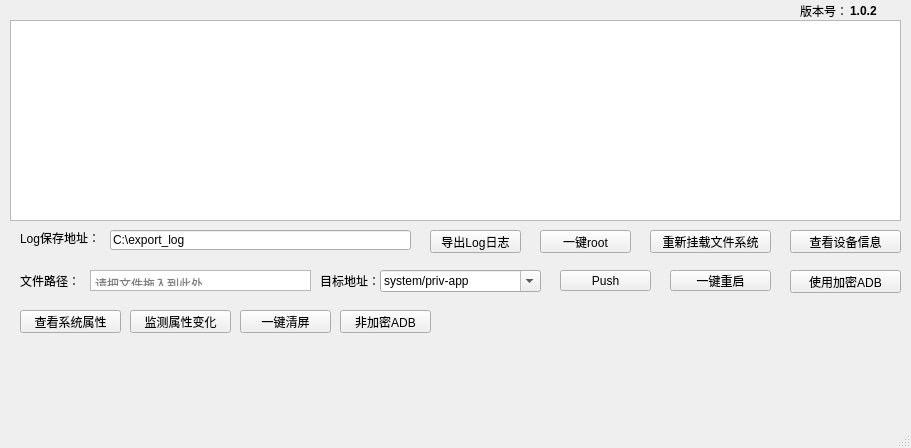
<?xml version="1.0" encoding="UTF-8"?>
<ui version="4.0">
 <class>MainWindow</class>
 <widget class="QMainWindow" name="MainWindow">
  <property name="enabled">
   <bool>true</bool>
  </property>
  <property name="geometry">
   <rect>
    <x>0</x>
    <y>0</y>
    <width>911</width>
    <height>448</height>
   </rect>
  </property>
  <property name="minimumSize">
   <size>
    <width>681</width>
    <height>365</height>
   </size>
  </property>
  <property name="mouseTracking">
   <bool>false</bool>
  </property>
  <property name="acceptDrops">
   <bool>false</bool>
  </property>
  <property name="windowTitle">
   <string>MainWindow</string>
  </property>
  <property name="animated">
   <bool>true</bool>
  </property>
  <property name="unifiedTitleAndToolBarOnMac">
   <bool>false</bool>
  </property>
  <widget class="QWidget" name="centralwidget">
   <widget class="QPushButton" name="btn_export_log">
    <property name="geometry">
     <rect>
      <x>430</x>
      <y>230</y>
      <width>91</width>
      <height>23</height>
     </rect>
    </property>
    <property name="text">
     <string>导出Log日志</string>
    </property>
   </widget>
   <widget class="QLineEdit" name="le_log_export">
    <property name="geometry">
     <rect>
      <x>110</x>
      <y>230</y>
      <width>301</width>
      <height>20</height>
     </rect>
    </property>
    <property name="text">
     <string>C:\export_log</string>
    </property>
    <property name="readOnly">
     <bool>true</bool>
    </property>
   </widget>
   <widget class="QPushButton" name="btn_devices">
    <property name="geometry">
     <rect>
      <x>790</x>
      <y>230</y>
      <width>111</width>
      <height>23</height>
     </rect>
    </property>
    <property name="text">
     <string>查看设备信息</string>
    </property>
   </widget>
   <widget class="QLabel" name="label">
    <property name="geometry">
     <rect>
      <x>20</x>
      <y>230</y>
      <width>91</width>
      <height>16</height>
     </rect>
    </property>
    <property name="text">
     <string>Log保存地址：</string>
    </property>
   </widget>
   <widget class="QPushButton" name="btn_sys_prop">
    <property name="geometry">
     <rect>
      <x>20</x>
      <y>310</y>
      <width>101</width>
      <height>23</height>
     </rect>
    </property>
    <property name="text">
     <string>查看系统属性</string>
    </property>
   </widget>
   <widget class="QTextEdit" name="te_show">
    <property name="geometry">
     <rect>
      <x>10</x>
      <y>20</y>
      <width>891</width>
      <height>201</height>
     </rect>
    </property>
    <property name="readOnly">
     <bool>true</bool>
    </property>
   </widget>
   <widget class="QPushButton" name="btn_reboot">
    <property name="geometry">
     <rect>
      <x>670</x>
      <y>270</y>
      <width>101</width>
      <height>21</height>
     </rect>
    </property>
    <property name="text">
     <string>一键重启</string>
    </property>
   </widget>
   <widget class="QLabel" name="label_2">
    <property name="geometry">
     <rect>
      <x>20</x>
      <y>270</y>
      <width>91</width>
      <height>21</height>
     </rect>
    </property>
    <property name="text">
     <string>文件路径：</string>
    </property>
   </widget>
   <widget class="QPushButton" name="btn_push">
    <property name="geometry">
     <rect>
      <x>560</x>
      <y>270</y>
      <width>91</width>
      <height>21</height>
     </rect>
    </property>
    <property name="text">
     <string>Push</string>
    </property>
   </widget>
   <widget class="QPushButton" name="btn_clear_info">
    <property name="geometry">
     <rect>
      <x>240</x>
      <y>310</y>
      <width>91</width>
      <height>23</height>
     </rect>
    </property>
    <property name="text">
     <string>一键清屏</string>
    </property>
   </widget>
   <widget class="QPushButton" name="btn_check_prop">
    <property name="geometry">
     <rect>
      <x>130</x>
      <y>310</y>
      <width>101</width>
      <height>23</height>
     </rect>
    </property>
    <property name="text">
     <string>监测属性变化</string>
    </property>
   </widget>
   <widget class="QLabel" name="label_3">
    <property name="geometry">
     <rect>
      <x>320</x>
      <y>270</y>
      <width>61</width>
      <height>21</height>
     </rect>
    </property>
    <property name="text">
     <string>目标地址：</string>
    </property>
   </widget>
   <widget class="QPushButton" name="btn_secret_adb">
    <property name="geometry">
     <rect>
      <x>790</x>
      <y>270</y>
      <width>111</width>
      <height>23</height>
     </rect>
    </property>
    <property name="text">
     <string>使用加密ADB</string>
    </property>
   </widget>
   <widget class="QPushButton" name="btn_normal_adb">
    <property name="geometry">
     <rect>
      <x>340</x>
      <y>310</y>
      <width>91</width>
      <height>23</height>
     </rect>
    </property>
    <property name="text">
     <string>非加密ADB</string>
    </property>
   </widget>
   <widget class="QPushButton" name="btn_onekey_root">
    <property name="geometry">
     <rect>
      <x>540</x>
      <y>230</y>
      <width>91</width>
      <height>23</height>
     </rect>
    </property>
    <property name="text">
     <string>一键root</string>
    </property>
   </widget>
   <widget class="QPushButton" name="btn_remount_file">
    <property name="geometry">
     <rect>
      <x>650</x>
      <y>230</y>
      <width>121</width>
      <height>23</height>
     </rect>
    </property>
    <property name="text">
     <string>重新挂载文件系统</string>
    </property>
   </widget>
   <widget class="QTextEdit" name="te_file_path">
    <property name="geometry">
     <rect>
      <x>90</x>
      <y>270</y>
      <width>221</width>
      <height>21</height>
     </rect>
    </property>
    <property name="sizePolicy">
     <sizepolicy hsizetype="Expanding" vsizetype="Expanding">
      <horstretch>0</horstretch>
      <verstretch>0</verstretch>
     </sizepolicy>
    </property>
    <property name="mouseTracking">
     <bool>false</bool>
    </property>
    <property name="toolTip">
     <string/>
    </property>
    <property name="autoFillBackground">
     <bool>false</bool>
    </property>
    <property name="frameShadow">
     <enum>QFrame::Plain</enum>
    </property>
    <property name="verticalScrollBarPolicy">
     <enum>Qt::ScrollBarAlwaysOff</enum>
    </property>
    <property name="horizontalScrollBarPolicy">
     <enum>Qt::ScrollBarAlwaysOff</enum>
    </property>
    <property name="sizeAdjustPolicy">
     <enum>QAbstractScrollArea::AdjustIgnored</enum>
    </property>
    <property name="tabChangesFocus">
     <bool>false</bool>
    </property>
    <property name="lineWrapMode">
     <enum>QTextEdit::WidgetWidth</enum>
    </property>
    <property name="lineWrapColumnOrWidth">
     <number>-1</number>
    </property>
    <property name="html">
     <string>&lt;!DOCTYPE HTML PUBLIC &quot;-//W3C//DTD HTML 4.0//EN&quot; &quot;http://www.w3.org/TR/REC-html40/strict.dtd&quot;&gt;
&lt;html&gt;&lt;head&gt;&lt;meta name=&quot;qrichtext&quot; content=&quot;1&quot; /&gt;&lt;style type=&quot;text/css&quot;&gt;
p, li { white-space: pre-wrap; }
&lt;/style&gt;&lt;/head&gt;&lt;body style=&quot; font-family:'SimSun'; font-size:9pt; font-weight:400; font-style:normal;&quot;&gt;
&lt;p style=&quot;-qt-paragraph-type:empty; margin-top:0px; margin-bottom:0px; margin-left:0px; margin-right:0px; -qt-block-indent:0; text-indent:0px;&quot;&gt;&lt;br /&gt;&lt;/p&gt;&lt;/body&gt;&lt;/html&gt;</string>
    </property>
    <property name="acceptRichText">
     <bool>true</bool>
    </property>
    <property name="cursorWidth">
     <number>1</number>
    </property>
    <property name="placeholderText">
     <string>请把文件拖入到此处......</string>
    </property>
   </widget>
   <widget class="QComboBox" name="cb_total_path">
    <property name="geometry">
     <rect>
      <x>380</x>
      <y>270</y>
      <width>161</width>
      <height>22</height>
     </rect>
    </property>
    <property name="editable">
     <bool>true</bool>
    </property>
    <item>
     <property name="text">
      <string>system/priv-app</string>
     </property>
    </item>
    <item>
     <property name="text">
      <string>system/app</string>
     </property>
    </item>
    <item>
     <property name="text">
      <string>data</string>
     </property>
    </item>
   </widget>
   <widget class="QLabel" name="label_5">
    <property name="geometry">
     <rect>
      <x>800</x>
      <y>0</y>
      <width>54</width>
      <height>21</height>
     </rect>
    </property>
    <property name="text">
     <string>版本号：</string>
    </property>
   </widget>
   <widget class="QLabel" name="label_6">
    <property name="geometry">
     <rect>
      <x>850</x>
      <y>0</y>
      <width>54</width>
      <height>21</height>
     </rect>
    </property>
    <property name="font">
     <font>
      <family>Arial</family>
      <weight>75</weight>
      <bold>true</bold>
     </font>
    </property>
    <property name="text">
     <string>1.0.2</string>
    </property>
    <property name="textFormat">
     <enum>Qt::AutoText</enum>
    </property>
   </widget>
  </widget>
  <widget class="QStatusBar" name="statusbar"/>
  <action name="action45">
   <property name="text">
    <string>45</string>
   </property>
  </action>
 </widget>
 <resources/>
 <connections/>
</ui>
